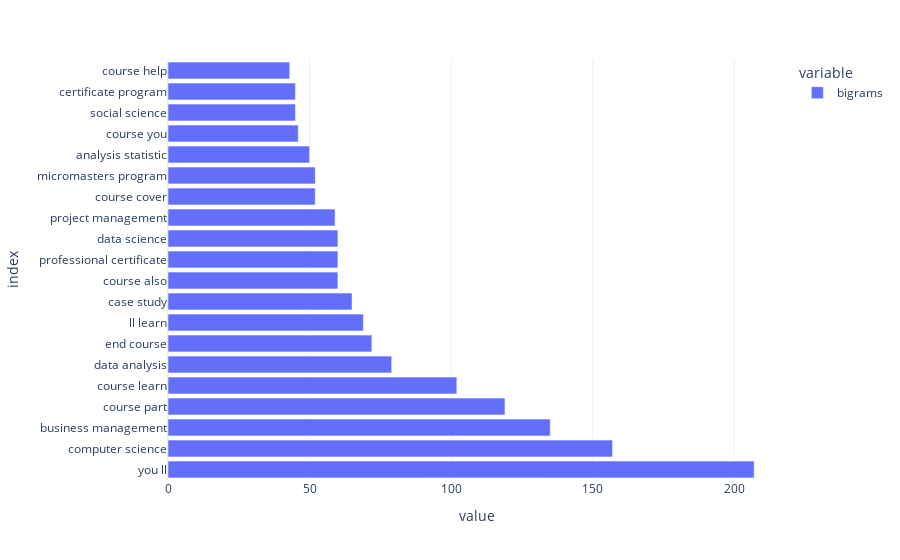

The notebook cell this image was saved under:
### Code cell
plot_counter(Counter(dict_ngrams['bigram']),20,'bigrams')

### Figure 1 — Plotly figure (JSON) as saved in the notebook; plotly's stock layout.template omitted (floating-point values rounded to 4 significant figures)
{"data": [{"alignmentgroup": "True", "hovertemplate": "variable=bigrams<br>value=%{x}<br>index=%{y}<extra></extra>", "legendgroup": "bigrams", "marker": {"color": "#636efa", "pattern": {"shape": ""}}, "name": "bigrams", "offsetgroup": "bigrams", "orientation": "h", "showlegend": true, "textposition": "auto", "type": "bar", "x": [207, 157, 135, 119, 102, 79, 72, 69, 65, 60, 60, 60, 59, 52, 52, 50, 46, 45, 45, 43], "xaxis": "x", "y": ["you ll", "computer science", "business management", "course part", "course learn", "data analysis", "end course", "ll learn", "case study", "course also", "professional certificate", "data science", "project management", "course cover", "micromasters program", "analysis statistic", "course you", "social science", "certificate program", "course help"], "yaxis": "y"}], "layout": {"barmode": "relative", "legend": {"title": {"text": "variable"}, "tracegroupgap": 0}, "margin": {"t": 60}, "xaxis": {"anchor": "y", "domain": [0, 1], "title": {"text": "value"}}, "yaxis": {"anchor": "x", "domain": [0, 1], "title": {"text": "index"}}}}
